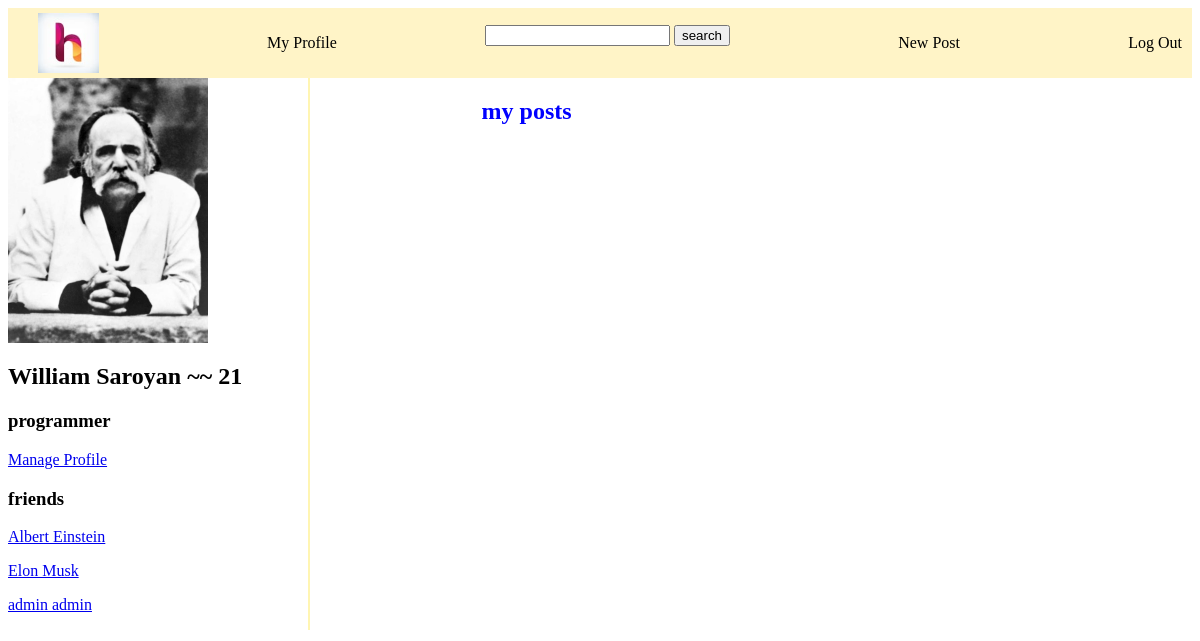
/accounts/detail/2/ (signed in), run on an earlier commit of the app's database.
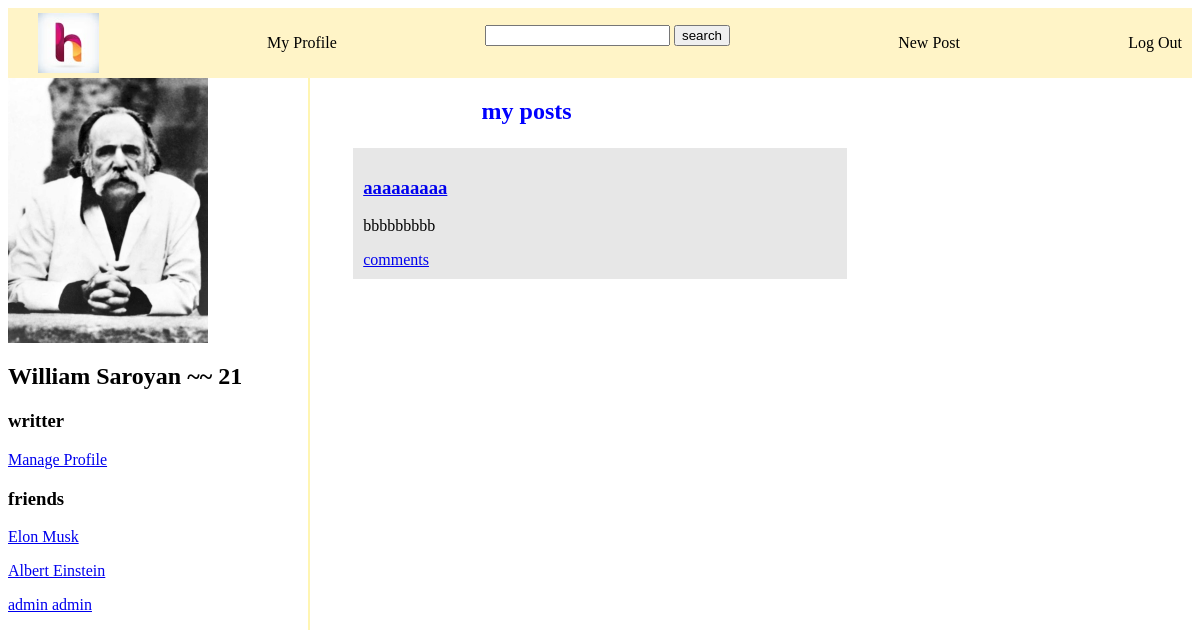
And on a later commit of the database.
### accounts/models.py (models this page shows, shortened)
class Profile(models.Model):
    user = models.OneToOneField('auth.user',related_name="profile_user",on_delete=models.CASCADE)
    first_name = models.CharField(max_length=150)
    last_name = models.CharField(max_length=150)
    category = models.CharField(max_length=150)
    birth_date = models.DateField()
    profile_image = models.ImageField(null=True,blank=True,upload_to='images/',default='user.jpg')
    def get_age(self):
        today = date.today()
        age = today.year - self.birth_date.year
        if today.month < self.birth_date.month or today.month == self.birth_date.month and today.day < self.birth_date.day:
            age -= 1
        return age
    def __str__(self):
        return f"{self.first_name} {self.last_name}"
    def get_friends(self):
        friendship1 = Friendship.objects.filter(user1 = self)
        friendship2 = Friendship.objects.filter(user2 = self)
        friends_list = []
        for friend in friendship1:
            friends_list.append(friend.user2)
        for friend in friendship2:
            friends_list.append(friend.user1)
        return friends_list

### blog/models.py (models this page shows, shortened)
class Post(models.Model):
    title = models.CharField(max_length=150)
    body = models.TextField()
    profile = models.ForeignKey(Profile,related_name='posts',on_delete=models.CASCADE)

### accounts/views.py (the view)
# urls.py: path('detail/<int:pk>/',ProfileDetailView.as_view(),name='profile_detail'),
class ProfileDetailView(DetailView):
    model = Profile
    template_name = 'profile_detail.html'
    def get_context_data(self, **kwargs):
        context = super().get_context_data(**kwargs)
        posts = self.object.user.profile_user.posts.all()
        context['posts'] = posts
        return context

### templates/profile_detail.html (shortened to what this page needs)
{% extends 'base.html' %}
{% load static %}
{% block content %}
{% if profile.profile_image %}
<div class="pr">
    <img src="{{profile.profile_image.url}}" alt="" width="200">
{% else %}
<div class="pr">
    <img src="{% static 'images/user.jpg/' %}" alt="" width="200" >
{% endif %}
{% if profile.pk == user.profile_user.pk %}
    <div class="profile">
        <h2>{{profile}} ~~ {{profile.get_age}} </h2>
        <h3>{{profile.category}}</h3>
        <a href="{% url 'profile_update' profile.pk %}" >Manage Profile</a>
        <h3>friends</h3>
        {% for friend in profile.get_friends %}
            <p> <a href="{% url 'profile_detail' friend.pk %}">{{friend}}</a></p>
        {% endfor %}
    </div>
</div>
<div class="post-title">
    <h2  >my posts</h2>
</div>
    {% for post in posts %}
    <div class="post1">
        <h3><a href="{% url 'post_detail' post.pk %}">{{post.title}}</a></h3>
        <p>{{post.body}}</p>
        <a href="{% url 'post_detail' post.pk %}">comments</a>
    </div>
    {% endfor %}
{% endif %}
{% endblock content %}

What changed in the data, as far as the page shows it:
changed Profile "William Saroyan": category "programmer" → "writter"
shown differently, row unchanged: Profile "Elon Musk": moves up the list
added Post: title "aaaaaaaaa", body "bbbbbbbbb"
